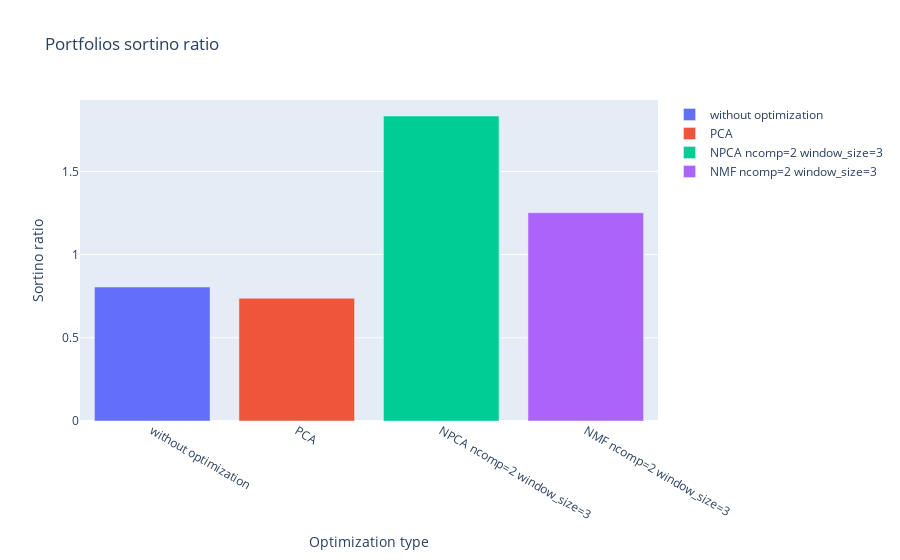

Notebook source saved alongside this figure:
### Code cell
fig = go.Figure()
for name, portfolio_return in zip(names, portfolio_returns):
    cur_ratio = sortino_ratio(portfolio_return)
    fig.add_trace(go.Bar(x=[name], y=[cur_ratio], name=name))
fig.update_layout(title = "Portfolios sortino ratio")
fig.update_xaxes(title_text="Optimization type")
fig.update_yaxes(title_text="Sortino ratio")
fig.show()
pof.plot(fig, filename='Portfolios sortino ratio.html', auto_open=False)

### Figure 1 — Plotly figure (JSON) as saved in the notebook; plotly's stock layout.template omitted (floating-point values rounded to 4 significant figures)
{"data": [{"name": "without optimization", "type": "bar", "x": ["without optimization"], "y": [0.8052]}, {"name": "PCA", "type": "bar", "x": ["PCA"], "y": [0.7379]}, {"name": "NPCA ncomp=2 window_size=3", "type": "bar", "x": ["NPCA ncomp=2 window_size=3"], "y": [1.833]}, {"name": "NMF ncomp=2 window_size=3", "type": "bar", "x": ["NMF ncomp=2 window_size=3"], "y": [1.251]}], "layout": {"title": {"text": "Portfolios sortino ratio"}, "xaxis": {"title": {"text": "Optimization type"}}, "yaxis": {"title": {"text": "Sortino ratio"}}}}
